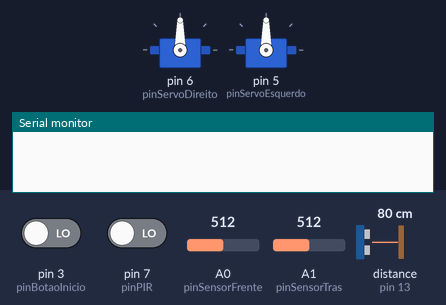
The sketch below on a simulated Arduino Uno, built with avr-gcc and run on an emulated ATmega328P. On the bench: 2 × servo, the last lines printed to the serial monitor. The test bench sets the inputs (shaded band); at power-on: pin 3 (pinBotaoInicio) LOW, distance to the obstacle (sensor on pin 13) 80 cm, A0 (pinSensorFrente) = 512, pin 7 (pinPIR) LOW, A1 (pinSensorTras) = 512. The echo pulse lasts 58.3 µs per cm.

Above: at 4.2 s.
4.3 s: pin 3 (pinBotaoInicio) driven HIGH
11.0 s: distance to the obstacle (sensor on pin 13) set to 32 cm
At 11.18 s:
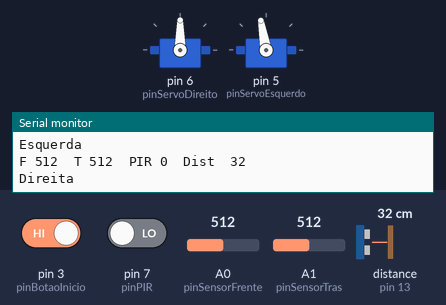
17.7 s: distance to the obstacle (sensor on pin 13) set to 26 cm
At 18.1 s:
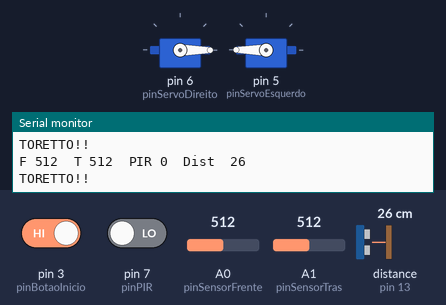
24.4 s: A0 (pinSensorFrente) set to 591
36.3 s: A0 (pinSensorFrente) set to 615
At 37.1 s:
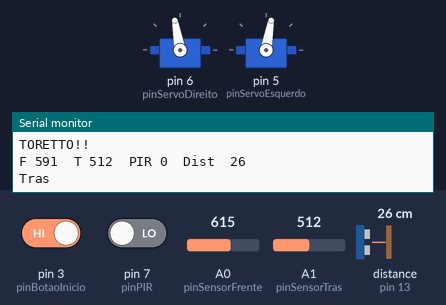
45.8 s: A0 (pinSensorFrente) set to 20
Timing chart, 0 to 51.8 s (numbered marks = the images above; inputs shaded):
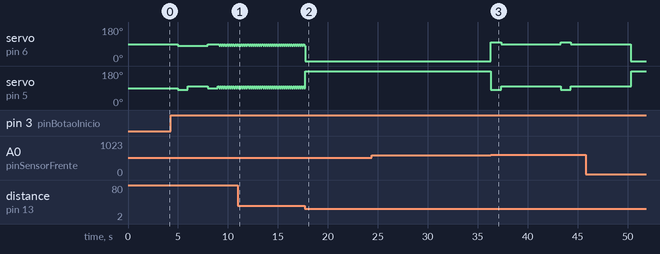

Measured:
- the behaviour switches between 30 and 29 cm on distance to the obstacle (sensor on pin 13) (found by bisection; images 1 and 2)
- the behaviour switches between 600 and 601 on A0 (pinSensorFrente) (found by bisection; images 2 and 3)
- after the input at 36.3 s, servo on pin 6 (pinServoDireito): alternates 100° for 1.0 s and 90° for 6.0 s, starting at once; servo on pin 5 (pinServoEsquerdo): alternates 100° for 6.0 s and 80° for 1.0 s, starting at once

The sketch:

destruino.ino
```cpp
#include <Servo.h>


#define pinSensorFrente 0
#define pinSensorTras 1
#define pinBotaoInicio 3
#define pinServoDireito 6
#define pinServoEsquerdo 5
#define pinPIR 7
#define pinTrig 12 // verde
#define pinEcho 13 // azul

#define CM 1
#define INC 0

#define PRETO 600
#define BRANCO 100
#define printValuesEnabled 1

#define DIR_FRENTE 'w'
#define DIR_TORETTO 't'
#define DIR_TRAS 's'
#define DIR_ROSCA 'r'
#define DIR_ESQUERDA 'a'
#define DIR_DIREITA 'd'
#define DIR_PARAR 'q'


Servo servoD;
Servo servoE;

boolean iniciado = false;
boolean sumoIniciado = false;
int sensorT = 0;
int sensorF = 0;
long duration, distanciaCm, distanciaInc;
int PIR;
boolean direcaoParaOndeIr = false;

void setup() {
  Serial.begin(9600);

  servoD.attach(pinServoDireito);
  servoE.attach(pinServoEsquerdo);
  servoD.write(90);
  servoE.write(90);

  pinMode(pinBotaoInicio, INPUT);
  pinMode(pinTrig, OUTPUT);
  pinMode(pinEcho, INPUT);
  pinMode(pinPIR, INPUT);

  delay(3000);
}

void iniciaSumo()
{
  delay(2000);
  Serial.println("Iniciando sumo...");
  writeServo(80, 80);
  delay(1000);

  direcao(DIR_FRENTE);
  delay(2000);
  direcao(DIR_PARAR);
  delay(1000);
  writeServo(100, 100);
  Serial.println("Terminado inicio de sumo...");

  iniciado = false;
  sumoIniciado = true;
}

void loop()
{
  verificaBotaoInicio();

  if (iniciado)
  {
    iniciaSumo();
  }
  else if (sumoIniciado)
  {
    lerSensorLinha();
    lerUltrasom();
    lerPIR();

    if (sensorT > PRETO)
    {
      direcao(DIR_FRENTE);
      delay(1000);
    }
    else if (sensorF > PRETO)
    {
      direcao(DIR_TRAS);
      delay(1000);
      direcao(DIR_DIREITA);
      delay(6000);
    }
    else if (distanciaCm < 30)
    {
      direcao(DIR_TORETTO);

    }
    else if (PIR > 0)
    {
      direcao(DIR_ROSCA);
    }
    else
    {
      direcaoParaOndeIr = !direcaoParaOndeIr;
      if (direcaoParaOndeIr)
      {
        direcao(DIR_DIREITA);
      }
      else
      {
        direcao(DIR_ESQUERDA);
      }

      delay(100);
    }
  }
  else
  {
    direcao(DIR_PARAR);
  }

  printValues();
}

void verificaBotaoInicio()
{
  int valBotao = digitalRead(pinBotaoInicio);
  if (valBotao == HIGH) {
    iniciado = false;

    digitalWrite(13, LOW);
  } else {
    iniciado = true;
    digitalWrite(13, HIGH);
  }
}

void lerSensorLinha()
{
  sensorT = analogRead(pinSensorTras);
  sensorF = analogRead(pinSensorFrente);
}

int lerUltrasom()
{
  digitalWrite(pinTrig, LOW);
  delayMicroseconds(2);

  digitalWrite(pinTrig, HIGH);
  delayMicroseconds(10);

  digitalWrite(pinTrig, LOW);

  int distancia = (ultrasonic_ranging(CM));

  return distancia;
}

void lerPIR()
{
  PIR = digitalRead(pinPIR);
}

void direcao(char dir)
{

  switch(dir)
  {
    case DIR_FRENTE: // para frente
      writeServo(80, 100);
      Serial.println("Frente");
      break;

    case DIR_TORETTO: // para frente
      writeServo(0, 180);
      Serial.println("TORETTO!!");
      break;

    case DIR_TRAS: // para trás
      writeServo(100, 80);
      Serial.println("Tras");
      break;

    case DIR_ROSCA: // para trás
      writeServo(180, 180);
      Serial.println("Tras");
      break;

    case DIR_DIREITA: // direita
      writeServo(90, 100);
      Serial.println("Direita");
      break;

    case DIR_ESQUERDA: // esquerda
      writeServo(80, 90);
      Serial.println("Esquerda");
      break;

    case DIR_PARAR:
      writeServo(90, 90);
      Serial.println("Parar");
      break;
  }
}

void writeServo(int D, int E)
{
  servoD.write(D);
  servoE.write(E);
}

void printValues()
{
  if (printValuesEnabled > 0)
  {
    Serial.print("F ");
    Serial.print(sensorF);
    Serial.print("  ");
    Serial.print("T ");
    Serial.print(sensorT);
    Serial.print("  PIR ");
    Serial.print(PIR);
    Serial.print("  Dist  ");
    Serial.println(distanciaCm);
  }
}

long ultrasonic_timing()
{
  digitalWrite(pinTrig, LOW);
  delayMicroseconds(2);
  digitalWrite(pinTrig, HIGH);
  delayMicroseconds(10);
  digitalWrite(pinTrig, LOW);
  duration = pulseIn(pinEcho,HIGH);
  return duration;
}

long ultrasonic_ranging(int sys)
{
  ultrasonic_timing();

  distanciaCm = duration / 29 / 2 ;
  distanciaInc = duration / 74 / 2;
  if (sys)
  return distanciaCm;
  else
  return distanciaInc;
}
```
